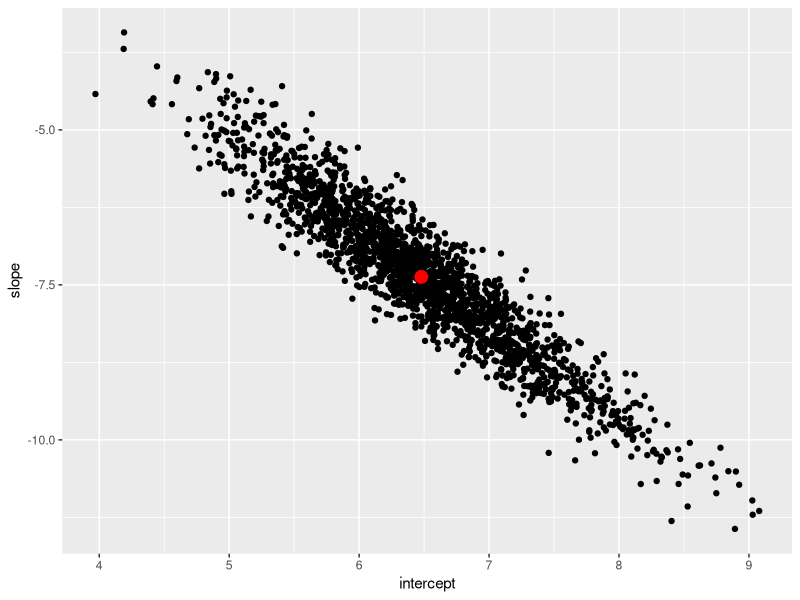
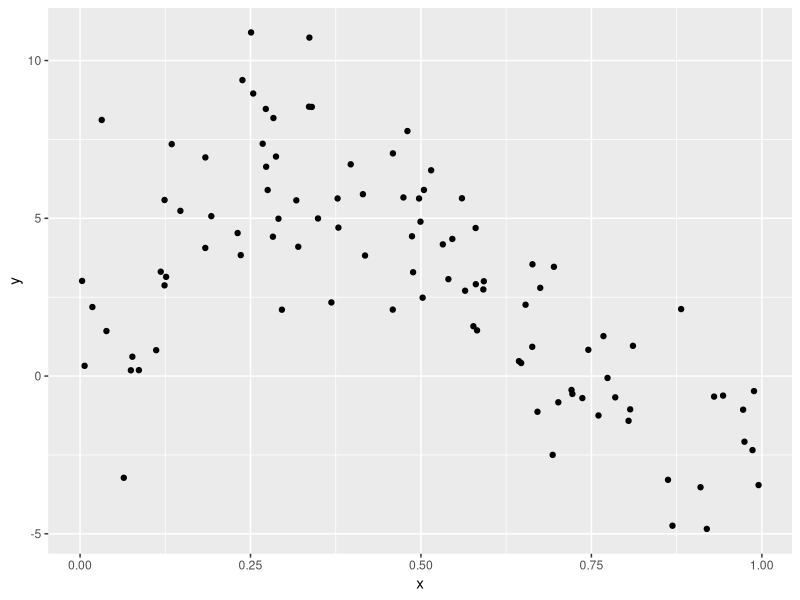
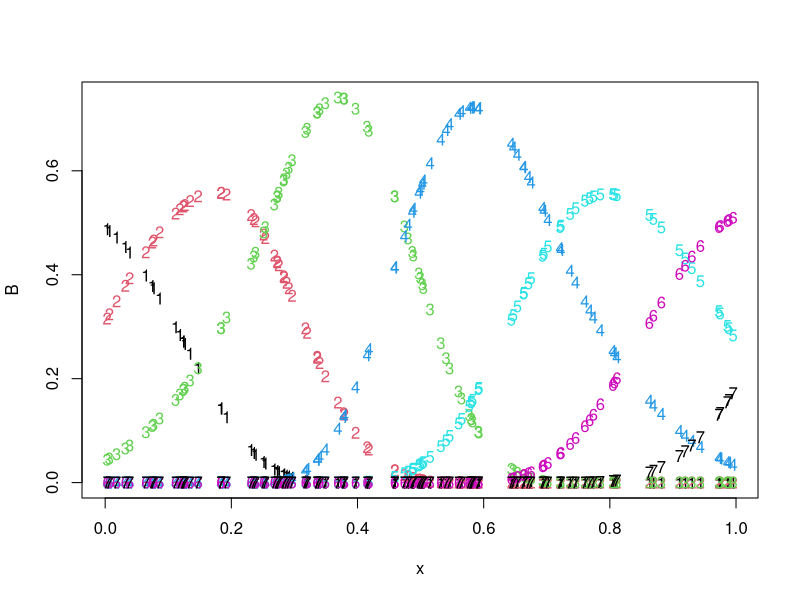
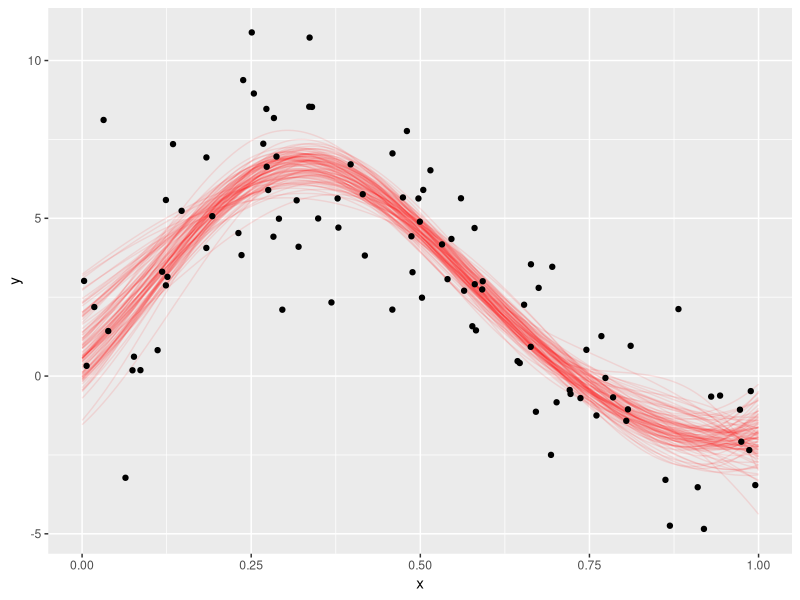

Write R code to recreate these figures, in order. (Note: a time limit stopped this script after it produced the figures.)
#####################################################################
## R Code for bootstrap
## - See lecture: 02-bootstrap.pdf
## 
## Michael D. Porter
## Created: Oct 2019
## For: Data Mining (SYS-6018) at University of Virginia
## https://mdporter.github.io/SYS6018/
#####################################################################

#-- Install Required Packages
library(boot)
library(broom)
library(splines)
library(tidyverse)


#-----------------------------------------------------------------------------
#-- Simulate Data
#-----------------------------------------------------------------------------
n = 100                                 # number of observations
sim_x <- function(n) runif(n)           # U[0,1]
f <- function(x) 1 + 2*x + 5*sin(5*x)   # true mean function
sd = 2                                  # stdev for error

set.seed(825)                           # set seed for reproducibility
x = sim_x(n)                            # get x values
y = f(x) + rnorm(n, sd=sd)              # get y values
data_train = tibble(x,y)                # create a data frame/tibble

#-----------------------------------------------------------------------------
#-- Fit Linear Model
#-----------------------------------------------------------------------------
m1 = lm(y~x, data=data_train)  # fit simple OLS
broom::tidy(m1, conf.int=TRUE) # OLS estimated coefficients
vcov(m1)                       # variance matrix

#-----------------------------------------------------------------------------
#-- Bootstrap distribution
#-----------------------------------------------------------------------------
M = 2000                           # number of bootstrap samples
beta = matrix(NA, M, 2)            # initialize vector for test statistics
set.seed(201910)                   # set random seed
for(m in 1:M){
  #- sample from empirical distribution
  ind = sample(n, replace=TRUE)    # sample indices with replacement
  data.boot = data_train[ind,]     # bootstrap sample
  #- fit regression model
  m.boot = lm(y~x, data=data.boot) # fit simple OLS
  #- save test statistics
  beta[m, ] = coef(m.boot)
}
#- convert to tibble (and add column names)
beta = as_tibble(beta, .name_repair = "unique") %>% 
  setNames(c('intercept', 'slope'))

#- Plot
ggplot(beta, aes(intercept, slope)) + geom_point() + 
  geom_point(data=tibble(intercept=coef(m1)[1], 
                         slope = coef(m1)[2]), color="red", size=4)

#- bootstrap estimate
var(beta)            # variance matrix
apply(beta, 2, sd)   # standard errors (sqrt of diagonal)

#-----------------------------------------------------------------------------
#-- Fit a B-spline model
#-----------------------------------------------------------------------------
#- fit a 5 df B-spline
# Note: don't need to include an intercept in the lm()
# Note: the boundary.knots are set just a bit outside the range of the data
#       so prediction is possible outside the range (see below for usage). 
#       You probably won't need to set this in practice, unless you need 
#       predictions for outside the range of your data. 
kts.bdry = c(-.2, 1.2)          
model_bs = lm(y~bs(x, df=5, deg=3, Boundary.knots = kts.bdry)-1,
              data=data_train)
tidy(model_bs)
ggplot(data_train, aes(x,y)) + geom_point() + 
  geom_smooth(method='lm', formula='y~bs(x, df=5, deg=3, Boundary.knots = kts.bdry)-1')

#-- Evaluate the B-spline Basis
B = bs(x, df=7, deg=3, Boundary.knots = kts.bdry)
matplot(x, B, type='p')

#-----------------------------------------------------------------------------
#-- Bootstrap Uncertainty in B-spline Fit
#-----------------------------------------------------------------------------
M = 100                                     # number of bootstrap samples
data_eval = tibble(x=seq(0, 1, length=300)) # evaluation points
YHAT = matrix(NA, nrow(data_eval), M)       # initialize matrix for fitted values

#-- Spline Settings
for(m in 1:M){
  #- sample from empirical distribution
  ind = sample(n, replace=TRUE)               # sample indices with replacement
  #- fit bspline model
  m_boot = lm(y~bs(x, df=5, Boundary.knots=kts.bdry)-1, 
              data=data_train[ind,])   # fit bootstrap data
  #- predict from bootstrap model
  YHAT[,m] = predict(m_boot, newdata=data_eval)
}


#-- Convert to tibble and plot
data_fit = as_tibble(YHAT) %>% 
  bind_cols(data_eval) %>%      # add the eval points
  gather(simulation, y, -x)     # convert to long format

ggplot(data_train, aes(x,y)) + 
  geom_smooth(method='lm', 
              formula='y~bs(x, df=5, deg=3, Boundary.knots = kts.bdry)-1') + 
  geom_line(data=data_fit, color="red", alpha=.10, aes(group=simulation)) +   
  geom_point() 

#-----------------------------------------------------------------------------
#-- Out-of-bag performance evaluation
#-----------------------------------------------------------------------------
M = 500                   # number of bootstrap samples
DF = seq(3.5, 15, by=.5)  # edfs for spline
results = tibble()        # initialize results tibble
set.seed(2019)            # set random seed

#-- Spline Settings
for(m in 1:M){
  #- sample from empirical distribution
  ind = sample(n, replace=TRUE)       # sample indices with replacement
  oob.ind = which(!(1:n %in% ind))    # out-of-bag samples      
  if(length(oob.ind) < 1) next        # prevent problems if no oob
  
  #- fit bspline models
  for(df in DF){
    #- fit with bootstrap data
    m_boot = lm(y ~ bs(x, df = df, Boundary.knots = kts.bdry) - 1,
                data = data_train[ind, ])
    #- predict on oob data
    yhat.oob = predict(m_boot, newdata = data_train[oob.ind,])
    #- get errors
    sse = sum((data_train$y[oob.ind] - yhat.oob) ^ 2)
    n.oob = length(oob.ind)
    #- save results
    results = bind_rows(results,
                        tibble(m, df, sse, n.oob))
  }
}

results %>%
  group_by(df) %>% summarize(mse = sum(sse) / sum(n.oob)) %>%
  ggplot(aes(df, mse)) + geom_point() + geom_line() +
  geom_point(data = . %>% filter(mse == min(mse)),
             color = "red",
             size = 3) +
  scale_x_continuous(breaks = 1:20)
